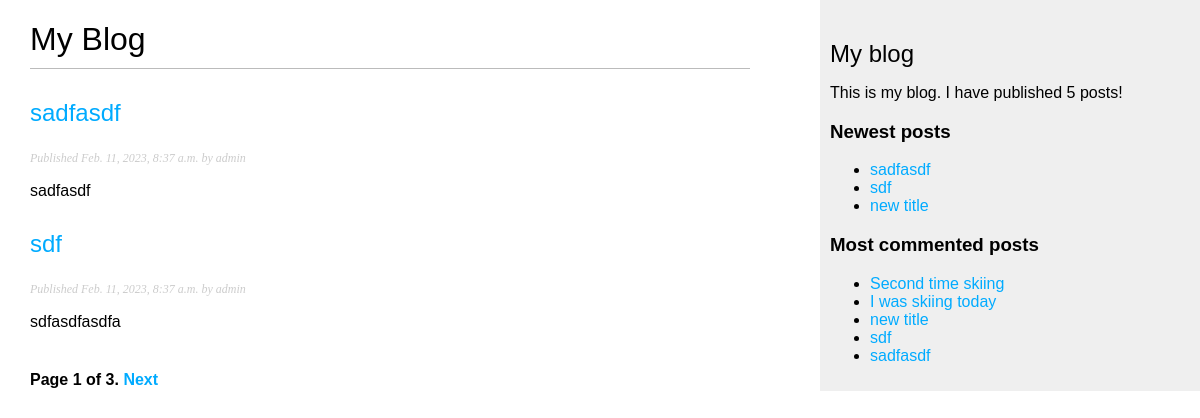
/blog/, run on an earlier commit of the app's database.
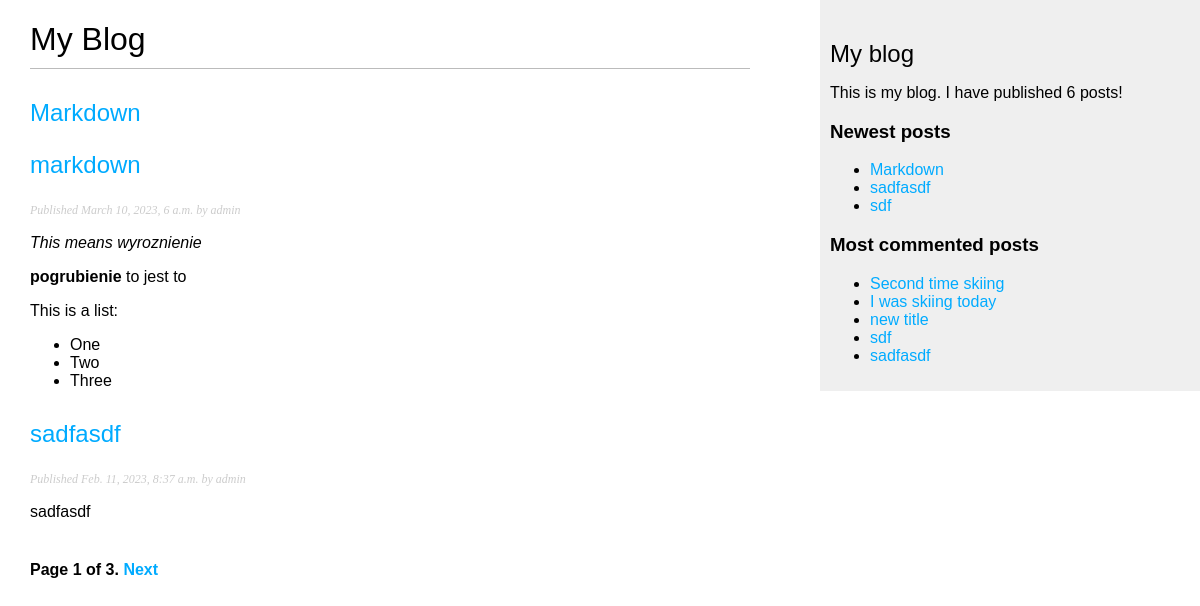
And on a later commit of the database.
### blog/models.py (models this page shows, shortened)
class Post(models.Model):
    STATUS_CHOICES = (
        ('draft', 'Draft'),
        ('published', 'Published'),
    )
    title = models.CharField(max_length=250)
    slug = models.SlugField(max_length=250, unique_for_date='publish')
    author = models.ForeignKey(User, on_delete=models.CASCADE, related_name='blog_posts')
    body = models.TextField()
    publish = models.DateTimeField(default=timezone.now)
    created = models.DateTimeField(auto_now_add=True)
    updated = models.DateTimeField(auto_now=True)
    status = models.CharField(max_length=10, choices=STATUS_CHOICES, default='draft')
    tags = TaggableManager()
    objects = models.Manager()
    published = PublishedManager()
    def get_absolute_url(self):
        return reverse('blog:post_detail', args=[self.publish.year, self.publish.strftime('%m'),
                                                self.publish.strftime('%d'), self.slug])
    class Meta:
        ordering = ('-publish',)

### blog/views.py (the view)
# urls.py: path('', views.post_list, name='post_list'),
def post_list(request, tag_slug=None):
    object_list = Post.published.all()
    tag = None
    if tag_slug:
        tag = get_object_or_404(Tag, slug=tag_slug)
        object_list = object_list.filter(tags__in=[tag])
    paginator = Paginator(object_list, 2)
    page = request.GET.get('page')
    try:
        posts = paginator.page(page)
    except PageNotAnInteger:
        posts = paginator.page(1)
    except EmptyPage:
        posts = paginator.page(paginator.num_pages)
    return render(request, 'blog/post/list.html',{'posts': posts, 'page': page, 'tag': tag})

### blog/models.py (called while the page is built)
    def get_queryset(self):
        return super(PublishedManager, self).get_queryset().filter(status='published')

### blog/templatetags/blog_tags.py (called while the page is built)
@register.simple_tag
def total_posts():
    return Post.published.count()

@register.simple_tag
def get_most_commented_posts(count=5):
    return Post.published.annotate(total_comments=Count('comments')).order_by('-total_comments')[:count]

@register.inclusion_tag('blog/post/latest_posts.html')
def show_latest_posts(count=5):
    latest_posts = Post.published.order_by('-publish')[:count]
    return {'latest_posts': latest_posts}

@register.filter(name='markdown')
def markdown_format(text):
    return mark_safe(markdown.markdown(text))

### blog/templates/blog/post/list.html (shortened to what this page needs)
{% extends "blog/base.html" %}
{% load blog_tags %}
{% block title %}My Blog{% endblock %} {% block content %}
<h1>My Blog</h1>
{% for post in posts %}
<h2>
  <a href="{{ post.get_absolute_url }}"> {{ post.title }} </a>
  <p class="tags">
    {% for tag in post.tags.all %}
      <a href="{% url "blog:post_list_by_tag" tag.slug %}">
        {{tag.name}}
      </a>
    {% endfor %}
  </p>
</h2>
<p class="date">Published {{ post.publish }} by {{ post.author }}</p>
{{ post.body|markdown|truncatewords_html:30 }}
{% endfor %}
{% include "pagination.html" with page=posts %}
{% endblock %}

### blog/templates/blog/base.html (shortened to what this page needs)
{% load static %}
{% load blog_tags %}
<!DOCTYPE html>
<html>
  <head>
    <link href="{% static "css/blog.css" %}" rel="stylesheet">
  </head>
  <body>
    <div id="content">{% block content %} {% endblock %}</div>
    <div id="sidebar">
      <h2>My blog</h2>
      <p>This is my blog. I have published {% total_posts %} posts!</p>
      <h3>Newest posts</h3>
      {% show_latest_posts 3 %}
      <h3>Most commented posts</h3>
      {% get_most_commented_posts as most_commented_posts %}
      <ul>
        {% for post in most_commented_posts %}
          <li><a href="{{post.get_absolute_url}}">{{post.title}}</a></li>
        {% endfor %}
      </ul>
    </div>
  </body>
</html>

### blog/templates/blog/post/latest_posts.html
<ul>
    {% for post in latest_posts %}
        <li><a href="{{post.get_absolute_url}}">{{post.title}}</a></li>
    {% endfor %}
</ul>

What changed in the data, as far as the page shows it:
no longer on one of the page's lists (row unchanged): Post: title "sdf", publish "Feb. 11, 2023, 8:37 a.m.", author "admin", body "sdfasdfasdfa"
no longer on one of the page's lists (row unchanged): Post: title "new title"
added Post: title "Markdown", publish "March 10, 2023, 6 a.m.", author "admin", body "This means wyroznienie pogrubienie to jest to This is a list: One Two Three"
added Tag: name "markdown"
Also different on the page:
text no longer shown: "5"
text now shown: "6"
